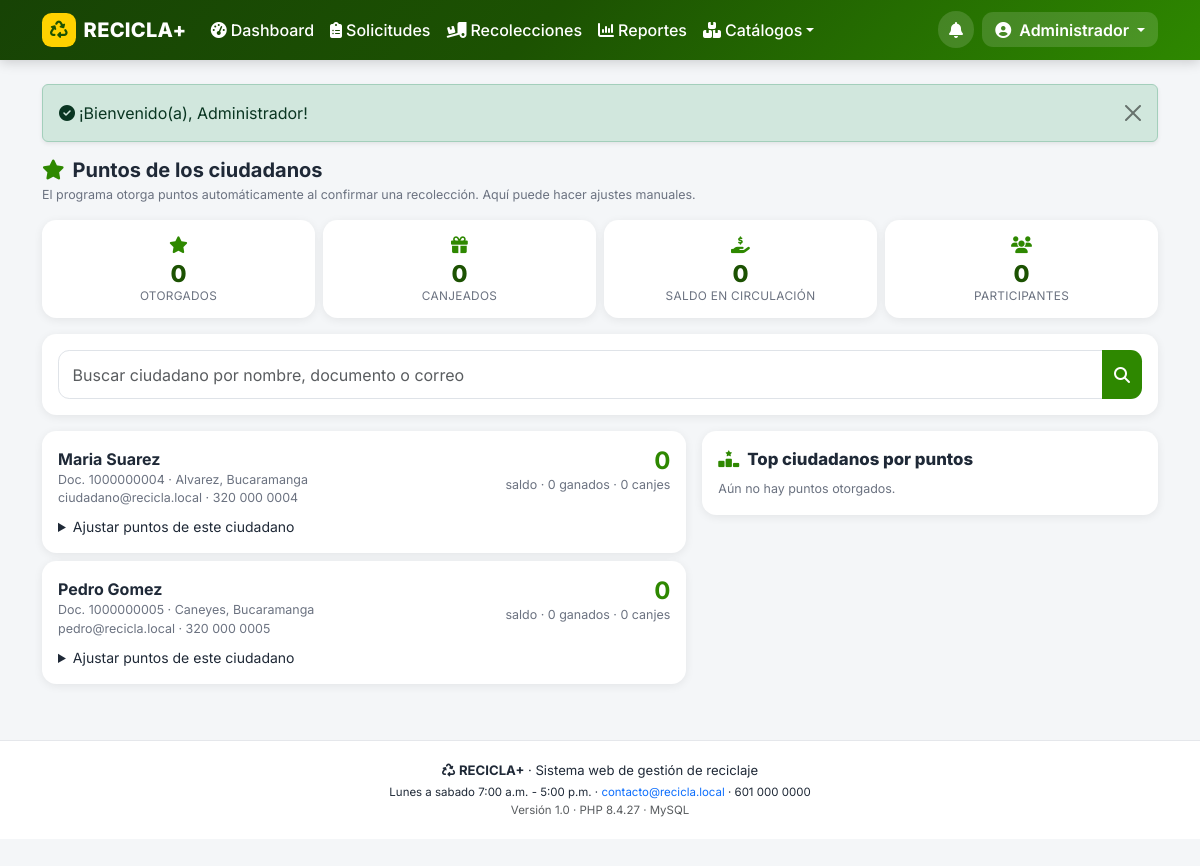
The app's page /index.php?p=a_puntos (signed in) with its own data.
### tables this page shows
CREATE TABLE usuarios (
  id                  INT UNSIGNED NOT NULL AUTO_INCREMENT,
  rol_id              TINYINT UNSIGNED NOT NULL,
  empresa_id          INT UNSIGNED NULL,           
  nombres             VARCHAR(80)  NOT NULL,
  apellidos           VARCHAR(80)  NOT NULL,
  documento           VARCHAR(20)  NOT NULL,
  telefono            VARCHAR(20)  NULL,
  email               VARCHAR(120) NOT NULL,
  password            VARCHAR(255) NOT NULL,       
  direccion           VARCHAR(160) NULL,
  barrio              VARCHAR(60)  NULL,
  ciudad              VARCHAR(60)  NULL,
  estado              ENUM('activo','inactivo') NOT NULL DEFAULT 'activo',
  token_recuperacion  VARCHAR(64)  NULL,
  token_expira        DATETIME     NULL,
  ultimo_acceso       DATETIME     NULL,
  created_at          DATETIME NOT NULL DEFAULT CURRENT_TIMESTAMP,
  PRIMARY KEY (id),
  UNIQUE KEY uk_usuarios_email (email),
  UNIQUE KEY uk_usuarios_documento (documento),
  KEY ix_usuarios_rol (rol_id),
  KEY ix_usuarios_empresa (empresa_id),
  KEY ix_usuarios_ciudad_barrio (ciudad, barrio),
  CONSTRAINT fk_usuarios_rol FOREIGN KEY (rol_id) REFERENCES roles (id),
  CONSTRAINT fk_usuarios_empresa FOREIGN KEY (empresa_id) REFERENCES empresas (id) ON DELETE SET NULL
);

### controllers/AdminController.php (called while the page is built, shortened)
<?php
final class AdminController
{
    public function puntos(): void
    {
        $q = trim((string) ($_GET['q'] ?? ''));
        $p = [];
        $w = ["r.nombre = 'ciudadano'"];
        $where = implode(' AND ', $w);
        $st = db()->prepare("SELECT COUNT(*) FROM usuarios u JOIN roles r ON r.id = u.rol_id WHERE $where");
        $st->execute($p);
        $pg = paginar((int) $st->fetchColumn(), 15, max(1, get_int('pag', 1)));
        $st = db()->prepare("SELECT u.id, CONCAT(u.nombres,' ',u.apellidos) AS ciudadano, u.documento, u.email,
                    u.telefono, u.barrio, u.ciudad,
                    COALESCE((SELECT SUM(pm.puntos) FROM puntos_movimientos pm WHERE pm.usuario_id = u.id), 0) AS saldo,
                    COALESCE((SELECT SUM(pm.puntos) FROM puntos_movimientos pm WHERE pm.usuario_id = u.id AND pm.tipo = 'ganados'), 0) AS ganados,
                    (SELECT COUNT(*) FROM canjes c WHERE c.usuario_id = u.id) AS canjes
                FROM usuarios u JOIN roles r ON r.id = u.rol_id
                WHERE $where
                ORDER BY ganados DESC, u.nombres
                LIMIT {$pg['limite']} OFFSET {$pg['offset']}");
        $st->execute($p);
        vista('admin/puntos', [
            'titulo'  => 'Puntos de los ciudadanos',
            'filas'   => $st->fetchAll(),
            'pag'     => $pg,
            'q'       => $q,
            'resumen' => Puntos::resumenAdmin(),
            'ranking' => Puntos::topCiudadanos(10),
        ]);
    }
}

### index.php (called while the page is built, shortened)
<?php
require __DIR__ . '/config/config.php';
$p = (string) ($_GET['p'] ?? 'inicio');
[$controlador, $metodo, $rolRequerido] = $rutas[$p];
if ($rolRequerido !== null) {
    exigirRol($rolRequerido);
}
try {
    (new $controlador())->$metodo();
} catch (Throwable $e) {
    error_log('[RECICLA+] ' . $e->getMessage() . ' @ ' . $e->getFile() . ':' . $e->getLine());
    http_response_code(500);
    vista('errores/500', ['titulo' => 'Error del sistema', 'mensaje' => $e->getMessage()]);
}

### views/admin/puntos.php (the view, shortened to what this page needs)
<h1 class="h5 fw-bold mb-1"><i class="fa-solid fa-star texto-verde me-2"></i>Puntos de los ciudadanos</h1>
<p class="hint">El programa otorga puntos automáticamente al confirmar una recolección. Aquí puede hacer ajustes manuales.</p>
<div class="row g-2 mb-3">
  <?php
  $kpis = [
      ['fa-star', $resumen['otorgados'], 'Otorgados'],
      ['fa-gift', $resumen['canjeados'], 'Canjeados'],
      ['fa-hand-holding-dollar', $resumen['saldo_total'], 'Saldo en circulación'],
      ['fa-users', $resumen['participantes'], 'Participantes'],
  ];
  foreach ($kpis as [$ic, $valor, $etq]): ?>
    <div class="col-6 col-lg-3">
      <div class="stat-chip"><div class="icono mb-1"><i class="fa-solid <?= $ic ?>"></i></div>
        <div class="valor"><?= number_format((int) $valor, 0, ',', '.') ?></div><div class="etiqueta"><?= e($etq) ?></div></div>
    </div>
  <?php endforeach; ?>
</div>
<form class="tarjeta-form" method="get" action="<?= e(BASE_URL) ?>/index.php">
  <div class="input-group">
    <input class="form-control" name="q" value="<?= e($q) ?>" placeholder="Buscar ciudadano por nombre, documento o correo">
    <button class="btn btn-recicla" type="submit"><i class="fa-solid fa-magnifying-glass"></i></button>
  </div>
</form>
<div class="row g-3">
  <div class="col-12 col-lg-7">
    <?php foreach ($filas as $f): ?>
      <div class="tarjeta p-3 mb-2">
        <div class="d-flex justify-content-between align-items-start">
          <div>
            <div class="fw-bold"><?= e($f['ciudadano']) ?></div>
            <div class="hint">Doc. <?= e($f['documento']) ?> · <?= e((string) $f['barrio']) ?>, <?= e((string) $f['ciudad']) ?></div>
            <div class="hint"><?= e($f['email']) ?> · <?= e((string) $f['telefono']) ?></div>
          </div>
          <div class="text-end">
            <div class="h4 mb-0 texto-verde fw-bold"><?= number_format((int) $f['saldo'], 0, ',', '.') ?></div>
            <div class="hint">saldo · <?= number_format((int) $f['ganados'], 0, ',', '.') ?> ganados · <?= (int) $f['canjes'] ?> canjes</div>
          </div>
        </div>
        <details class="mt-2">
          <summary class="small text-verde" style="cursor:pointer">Ajustar puntos de este ciudadano</summary>
        </details>
      </div>
    <?php endforeach; ?>
  </div>
  <div class="col-12 col-lg-5">
    <div class="tarjeta p-3">
      <span class="seccion-titulo d-block mb-2"><i class="fa-solid fa-ranking-star texto-verde me-2"></i>Top ciudadanos por puntos</span>
      <?php if ($ranking): ?>
        <table class="table table-sm table-recicla mb-0">
          <thead><tr><th>#</th><th>Ciudadano</th><th class="text-center">Puntos</th><th class="text-center">Recolecciones</th></tr></thead>
          <tbody>
          <?php foreach ($ranking as $i => $r2): ?>
            <tr>
              <td><?= $i + 1 ?></td>
              <td><?= e($r2['ciudadano']) ?><div class="hint"><?= e((string) $r2['barrio']) ?>, <?= e((string) $r2['ciudad']) ?></div></td>
              <td class="text-center"><strong class="texto-verde"><?= number_format((int) $r2['puntos'], 0, ',', '.') ?></strong></td>
              <td class="text-center"><?= (int) $r2['recolecciones'] ?></td>
            </tr>
          <?php endforeach; ?>
          </tbody>
        </table>
      <?php else: ?>
        <p class="hint mb-0">Aún no hay puntos otorgados.</p>
      <?php endif; ?>
    </div>
  </div>
</div>

### views/layouts/header.php (shortened to what this page needs)
<?php
$u = $usuario ?? null;
$nav = $navTipo ?? '';
$sysName = config_get('nombre_sistema', 'RECICLA+');
?>
<!doctype html>
<html lang="es">
<head>
<link href="https://cdn.jsdelivr.net/npm/bootstrap@5.3.3/dist/css/bootstrap.min.css" rel="stylesheet">
<link href="https://cdnjs.cloudflare.com/ajax/libs/font-awesome/6.5.2/css/all.min.css" rel="stylesheet">
<link rel="stylesheet" href="<?= e(BASE_URL) ?>/assets/css/recicla.css">
</head>
<body class="rol-<?= e($nav !== '' ? $nav : 'publico') ?><?= $u ? ' con-nav-inferior' : '' ?>">
<nav class="navbar navbar-expand-lg navbar-recicla sticky-top">
  <div class="container">
    <a class="navbar-brand d-flex align-items-center gap-2" href="<?= e(url($u ? ($u['rol'] === 'ciudadano' ? 'panel' : ($u['rol'] === 'empresa' ? 'e_panel' : 'a_panel')) : 'inicio')) ?>">
      <span class="marca-icono"><i class="fa-solid fa-recycle"></i></span>
      <span class="marca-texto"><?= e($sysName) ?></span>
    </a>
    <div class="d-flex align-items-center gap-2 order-lg-3">
      <?php if ($u): ?>
        <a class="btn-aviso position-relative" href="<?= e($u['rol'] === 'ciudadano' ? url('notificaciones') : url($u['rol'] === 'empresa' ? 'e_panel' : 'a_panel')) ?>" title="Avisos">
          <i class="fa-solid fa-bell"></i>
        </a>
        <div class="dropdown">
          <button class="btn btn-usuario dropdown-toggle" type="button" data-bs-toggle="dropdown" aria-expanded="false">
            <i class="fa-solid fa-circle-user"></i>
            <span class="d-none d-sm-inline ms-1"><?= e($u['nombres']) ?></span>
          </button>
        </div>
      <?php else: ?>
        <a class="btn btn-sm btn-claro" href="<?= e(url('materiales')) ?>"><i class="fa-solid fa-list-check me-1"></i>Materiales</a>
        <a class="btn btn-sm btn-amarillo" href="<?= e(url('login')) ?>"><i class="fa-solid fa-right-to-bracket me-1"></i>Ingresar</a>
      <?php endif; ?>
    </div>
    <?php if ($u && $nav !== 'ciudadano'): ?>
      <div class="collapse navbar-collapse order-lg-2" id="menuPrincipal">
        <ul class="navbar-nav me-auto mb-2 mb-lg-0">
          <?php if ($nav === 'empresa'): ?>
            <li class="nav-item"><a class="nav-link <?= activo('e_panel') ?>" href="<?= e(url('e_panel')) ?>"><i class="fa-solid fa-gauge-high me-1"></i>Dashboard</a></li>
            <li class="nav-item"><a class="nav-link <?= activo('e_solicitudes') ?>" href="<?= e(url('e_solicitudes')) ?>"><i class="fa-solid fa-inbox me-1"></i>Solicitudes</a></li>
            <li class="nav-item"><a class="nav-link <?= activo('e_rutas') ?>" href="<?= e(url('e_rutas')) ?>"><i class="fa-solid fa-route me-1"></i>Rutas</a></li>
            <li class="nav-item"><a class="nav-link <?= activo('e_historial') ?>" href="<?= e(url('e_historial')) ?>"><i class="fa-solid fa-truck-ramp-box me-1"></i>Recolecciones</a></li>
            <li class="nav-item"><a class="nav-link <?= activo('e_perfil') ?>" href="<?= e(url('e_perfil')) ?>"><i class="fa-solid fa-building me-1"></i>Mi empresa</a></li>
          <?php else: ?>
            <li class="nav-item"><a class="nav-link <?= activo('a_panel') ?>" href="<?= e(url('a_panel')) ?>"><i class="fa-solid fa-gauge-high me-1"></i>Dashboard</a></li>
            <li class="nav-item"><a class="nav-link <?= activo('a_solicitudes') ?>" href="<?= e(url('a_solicitudes')) ?>"><i class="fa-solid fa-clipboard-list me-1"></i>Solicitudes</a></li>
            <li class="nav-item"><a class="nav-link <?= activo('a_recolecciones') ?>" href="<?= e(url('a_recolecciones')) ?>"><i class="fa-solid fa-truck-ramp-box me-1"></i>Recolecciones</a></li>
            <li class="nav-item"><a class="nav-link <?= activo('a_reportes') ?>" href="<?= e(url('a_reportes')) ?>"><i class="fa-solid fa-chart-column me-1"></i>Reportes</a></li>
            <li class="nav-item dropdown">
              <a class="nav-link dropdown-toggle <?= (activo('a_materiales') . activo('a_categorias')) !== '' ? 'active' : '' ?>" href="#" role="button" data-bs-toggle="dropdown"><i class="fa-solid fa-boxes-stacked me-1"></i>Catálogos</a>
            </li>
          <?php endif; ?>
        </ul>
      </div>
    <?php endif; ?>
  </div>
</nav>
<main id="contenido" class="container py-3 py-lg-4">
<?= flash_render() ?>

### assets/css/recicla.css (style rules this page uses)
:root { --verde: #2e8800; --verde-oscuro: #1c5202; --verde-claro: #e8f5e0; --amarillo: #ffd200; --azul: #0072bc; --gris-fondo: #f4f6f8; --texto: #1f2937; --radio: .9rem; --sombra: 0 2px 10px rgba(0, 0, 0, .07); }
body { font-family: 'Inter', system-ui, -apple-system, 'Segoe UI', sans-serif; background: var(--gris-fondo); color: var(--texto); overflow-x: hidden; padding-bottom: 1rem; }
body.con-nav-inferior { padding-bottom: 5.6rem; }
a { text-decoration: none; }
.navbar-recicla { background: linear-gradient(135deg, #174305, #1c5202 45%, #2e8800); box-shadow: 0 2px 12px rgba(0, 0, 0, .18); }
.navbar-recicla .navbar-brand, .navbar-recicla .nav-link, .navbar-recicla .btn-usuario { color: #fff; }
.navbar-recicla .nav-link { font-weight: 500; border-radius: .5rem; padding: .5rem .75rem; }
.marca-icono { display: inline-flex; align-items: center; justify-content: center; width: 2.1rem; height: 2.1rem; border-radius: .6rem; background: var(--amarillo); color: var(--verde-oscuro); font-size: 1.1rem; }
.marca-texto { font-weight: 800; letter-spacing: .3px; }
.btn-usuario { background: rgba(255, 255, 255, .14); border: 0; border-radius: 2rem; padding: .35rem .8rem; font-weight: 600; }
.btn-aviso { position: relative; color: #fff; width: 2.3rem; height: 2.3rem; border-radius: 50%; display: inline-flex; align-items: center; justify-content: center; background: rgba(255, 255, 255, .14); }
.btn { border-radius: .7rem; font-weight: 600; }
.btn-recicla { background: var(--verde); color: #fff; border: 0; }
.tarjeta, .card { border: 0; border-radius: var(--radio); box-shadow: var(--sombra); background: #fff; }
.stat-chip { background: #fff; border-radius: var(--radio); box-shadow: var(--sombra); padding: .8rem .6rem; text-align: center; height: 100%; }
.stat-chip .valor { font-size: 1.45rem; font-weight: 800; line-height: 1.1; color: var(--verde-oscuro); }
.stat-chip .etiqueta { font-size: .74rem; color: #6b7280; text-transform: uppercase; letter-spacing: .3px; }
.stat-chip .icono { font-size: 1.05rem; color: var(--verde); }
.form-control, .form-select { border-radius: .7rem; padding: .7rem .85rem; border-color: #dfe3e8; }
.tarjeta-form { background: #fff; border-radius: var(--radio); box-shadow: var(--sombra); padding: 1rem; margin-bottom: 1rem; }
.hint { font-size: .78rem; color: #6b7280; }
.texto-verde { color: var(--verde) !important; }
.seccion-titulo { font-weight: 800; font-size: 1.05rem; }

### records on screen
usuarios: nombres "Administrador"
usuarios: ciudadano "Maria Suarez", documento "1000000004", barrio "Alvarez", ciudad "Bucaramanga", email "ciudadano@recicla.local", telefono "320 000 0004", saldo "0", ganados "0", canjes "0"
usuarios: ciudadano "Pedro Gomez", documento "1000000005", barrio "Caneyes", ciudad "Bucaramanga", email "pedro@recicla.local", telefono "320 000 0005", saldo "0", ganados "0", canjes "0"

### other values on screen
$sysName "RECICLA+"
$f['msg'] "¡Bienvenido(a), Administrador!"
$valor "0"
$etq "OTORGADOS"
$etq "CANJEADOS"
$etq "SALDO EN CIRCULACIÓN"
$etq "PARTICIPANTES"
config_get('nombre_sistema', 'RECICLA+') "RECICLA+"
config_get('horario_atencion', '') "Lunes a sabado 7:00 a.m. - 5:00 p.m."
config_get('email_contacto', '') "contacto@recicla.local"
config_get('telefono_contacto', '') "601 000 0000"
config_get('version', '1.0') "1.0"
PHP_VERSION "8.4.27"
